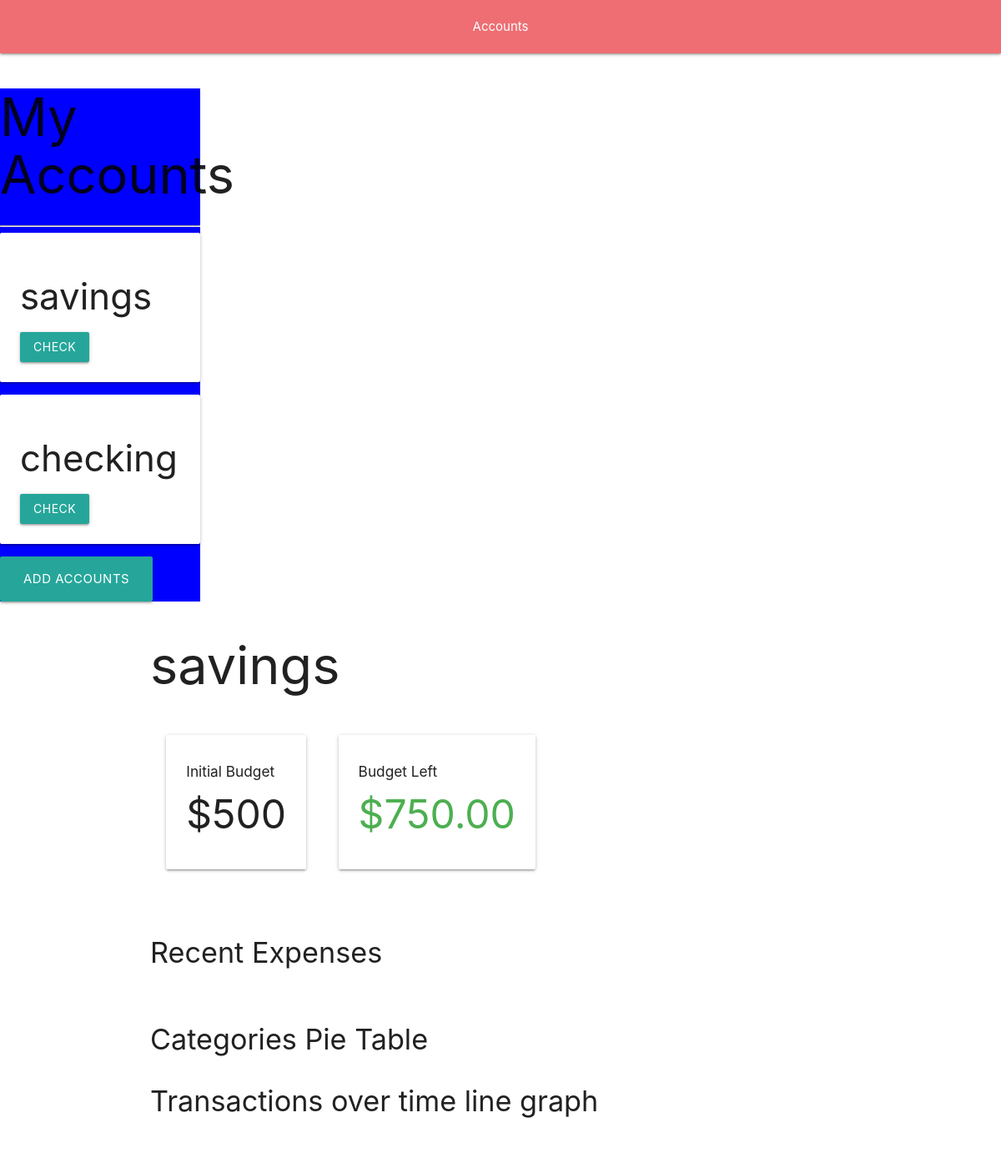
Page /savings on the earlier database version.
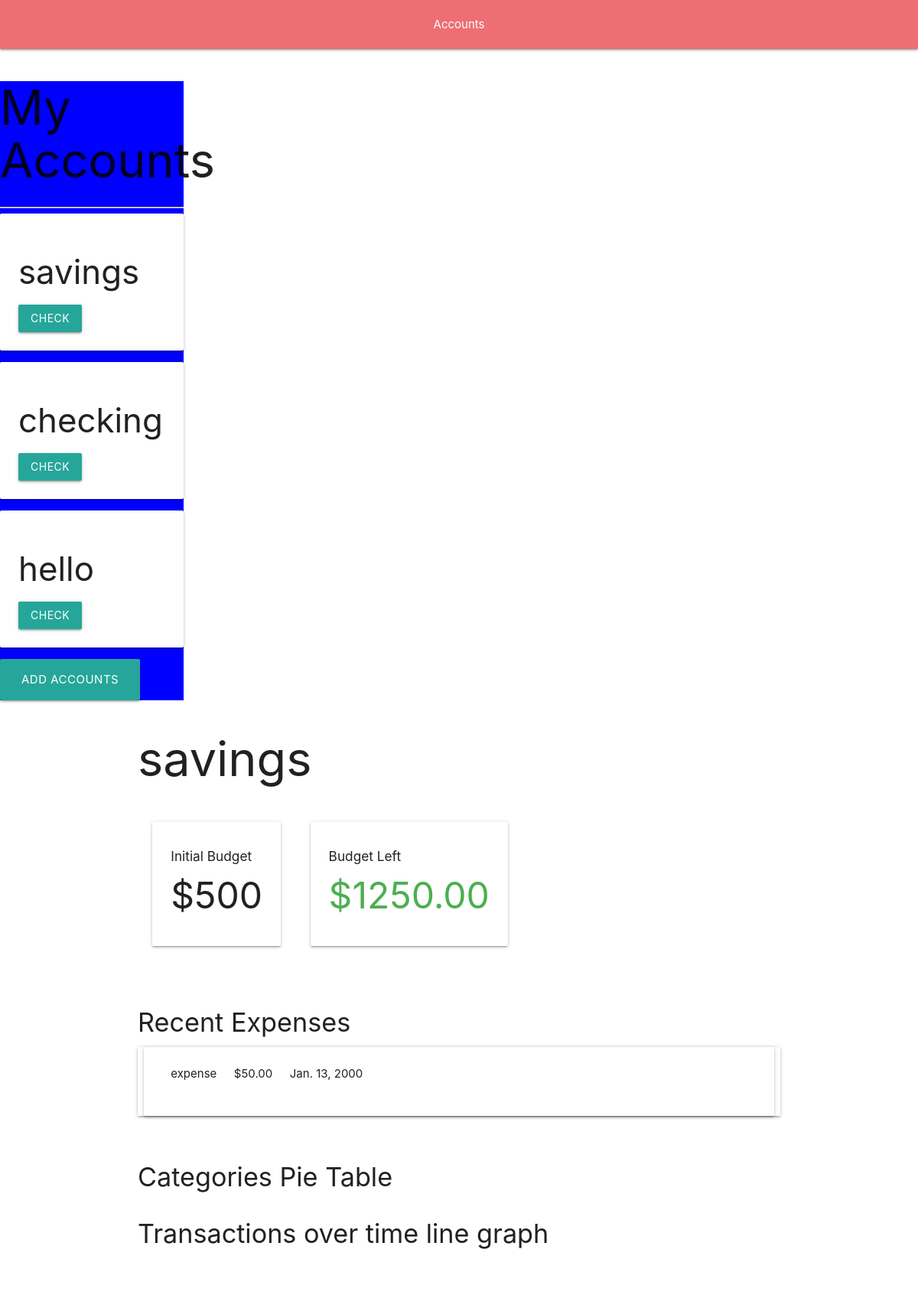
Same page on the later database version.
### budget/models.py (models this page shows, shortened)
class Project(models.Model):
    name = models.CharField(max_length=100)
    slug = models.SlugField(max_length=100, unique=True, blank=True)
    budget = models.IntegerField()
    def budget_left(self):
        expense_list = Expense.objects.filter(project=self)
        income_list = Income.objects.filter(project=self)
        total_expense_amount = 0
        total_income_amount = 0
        for expense in expense_list:
            total_expense_amount += expense.amount
        for income in income_list:
            total_income_amount += income.amount
        print(total_income_amount)
        return self.budget - total_expense_amount + total_income_amount

class Income(models.Model):
    project = models.ForeignKey(Project, on_delete = models.CASCADE, related_name = 'income')
    title = models.CharField(max_length=100)
    amount = models.DecimalField(max_digits=8, decimal_places=2)
    date = models.DateField(("Date"), default=datetime.date.today)
    class Meta:
        ordering = ('-amount',)

class Expense(models.Model):
    project = models.ForeignKey(Project, on_delete = models.CASCADE, related_name = 'expenses')
    title = models.CharField(max_length=100)
    amount = models.DecimalField(max_digits=8, decimal_places=2)
    date = models.DateField(("Date"), default=datetime.date.today)
    class Meta:
        ordering = ('-amount',)

### budget/views.py (the view)
# urls.py: path('<slug:project_slug>', views.profile, name = 'profile'),
def profile(request, project_slug):
    project = get_object_or_404(Project, slug=project_slug)
    project_list = Project.objects.all()
    if request.method == "GET":
        return render(request, 'budget/profile.html', {'project': project, 'project_list': project_list, 'expense_list': project.expenses.all(), 'income_list': project.income.all()})
    return HttpResponseRedirect(project_slug)

### budget/templates/budget/profile.html (shortened to what this page needs)
{% extends 'budget/base.html' %}
{% block content %}
{% include "budget/header.html" %}
<div class = "container">
    <h1>{{ project.name }}</h1>
    <section class="section section-stats">
        <div class = "row">
            <div class = "col">
                <div class = "card-panel">
                    <h6 class = "bold">Initial Budget</h6>
                    <h1 class = "bold">${{ project.budget }}</h1>
                </div>
            </div>
            <div class = "col">
                <div class = "card-panel">
                    <h6 class = "bold">Budget Left</h6>
                    {% if project.budget_left > 0 %}
                        <h1 class = "bold green-text">${{ project.budget_left }}</h1>
                    {% elif project.budget_left == 0 %}
                        <h1 class = "bold orange-text">${{ project.budget_left }}</h1>
                    {% else %}
                        <h1 class = "bold red-text">${{ project.budget_left }}</h1>
                    {% endif %}
                </div>
            </div>
        </div>
    </section>
    <section class="section section-stats">
        <h4>Recent Expenses</h4>
        <ul class="z-depth-1">
            {% for expense in expense_list %}
            <li>
                <div class="card-panel expense">
                    <div class="row">
                        <div class="col 16">
                            <span class="title">{{ expense.title }}</span>
                        </div>
                        <div class="col 13">
                            <span class="title">${{ expense.amount }}</span>
                        </div>
                        <div class="col 1">
                            <span class="title">{{ expense.date }}</span>
                        </div>
                    </div>
                </div>
            </li>
            {% endfor %}
        </ul>
    </section>
    <section class="section section-stats">
        <div class = "row">
            <div class = 'row'>
                <h4>Categories Pie Table</h4>
            </div>
            <div class = 'row'>
                <h4>Transactions over time line graph</h4>
            </div>
        </div>
    </section>
</div>
{% endblock %}

### budget/templates/budget/header.html
{% extends 'budget/base.html' %}
{% block content %}
<nav>
    <a href="../">Accounts</a>
    <a href="{% url 'profile' project.slug %}">Profile</a>
    <a href="{% url 'transactions' project.slug %}">Transactions</a>
</nav>
<div class = 'left-nav'>
    <h1>My Accounts</h1>
    <hr>
    <div class="row">
        {% for project in project_list %}
            <div class="">
                <div class="card-panel">
                    <h3>{{ project.name }}</h3>
                    <a href="../{% url 'profile' project.slug %}" class="btn">Check</a>
                </div>
            </div>
        {% empty %}
        <div class = "noproject-wrapper">
            <h3 class='grey-text'>Sorry, you don't have any accounts, yet.</h3>
        </div>
        {% endfor %}
        <a href="../add" class="btn-large">
            <span class='bold'>Add Accounts</span>
        </a>
    </div>
</div>
{% endblock %}

Differences in the rows shown:
computed for Project "savings": budget_left "750.00" → "1250.00"
added Project: name "hello"
added Expense: title "expense", amount "50.00", date "Jan. 13, 2000"
